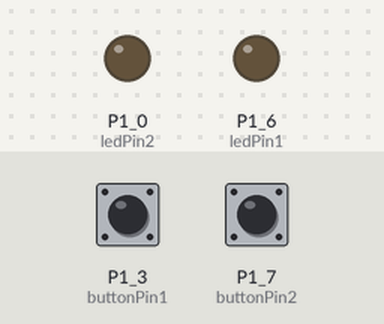
Recording of a sketch running on a simulated TI MSP430 LaunchPad. On the bench: output pins drawn as LEDs (lit = HIGH). The test bench sets the inputs (shaded band); at power-on: P1_3 (buttonPin1) HIGH, P1_7 (buttonPin2) HIGH. What the sketch prints to the serial monitor is not drawn.

Above: at 1.2 s.
1.3 s: P1_3 (buttonPin1) pulled LOW for 0.15 s
At 2.0 s:
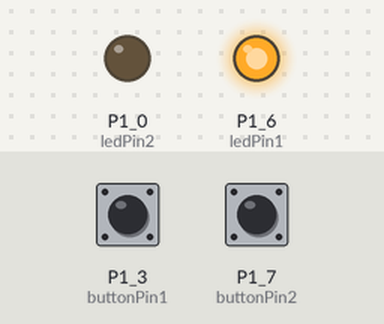
4.4 s: P1_7 (buttonPin2) pulled LOW for 0.15 s
At 5.5 s:
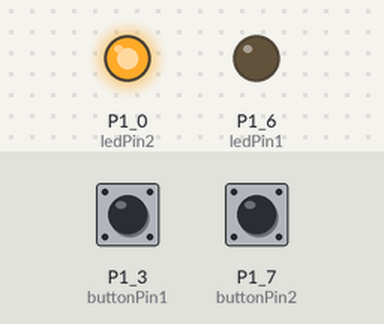
7.5 s: P1_7 (buttonPin2) pulled LOW for 1 s
At 10.6 s:
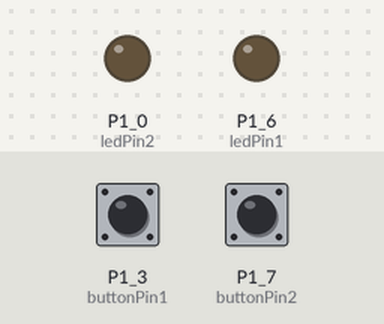
11.0 s: P1_7 (buttonPin2) pulled LOW for 3.2 s
At 11.7 s:
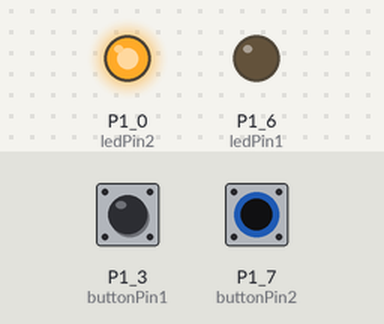
Timing chart, 0 to 16.5 s (numbered marks = the images above; inputs shaded):
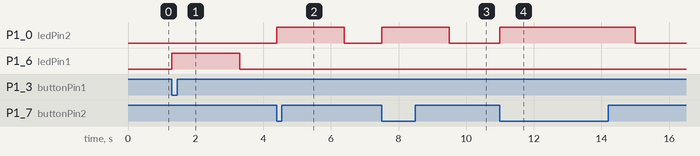

The sketch:

Button_TEST_FAULT.ino
```cpp
const int buttonPin1 = PUSH2;     // the number of the pushbutton pin
const int buttonPin2 = P1_7;     // the number of the pushbutton pin
const int ledPin1 =  GREEN_LED;      // the number of the LED pin
const int ledPin2 =  RED_LED;      // the number of the LED pin

// variables will change:
int buttonState1 = 0;         // variable for reading the pushbutton status
int buttonState2 = 0;         // variable for reading the pushbutton status

void setup() {
  // initialize the LED pin as an output:
  pinMode(ledPin1, OUTPUT);
pinMode(ledPin2, OUTPUT);
  // initialize the pushbutton pin as an input:
  pinMode(buttonPin1, INPUT_PULLUP);
    pinMode(buttonPin2, INPUT_PULLUP);
 Serial.begin(9600);
}

void loop(){
  // read the state of the pushbutton value:
  buttonState1 = digitalRead(buttonPin1);
buttonState2 = digitalRead(buttonPin2);
  // check if the pushbutton is pressed.
  // if it is, the buttonState is HIGH:
  if (buttonState1 == LOW) {
    // turn LED on:
    digitalWrite(ledPin1, HIGH);
    digitalWrite(ledPin2, LOW);
     Serial.println("\n");
     Serial.println("button1 =\n");
     delay(500);
     Serial.println("\n");
   Serial.print(buttonState1);
 delay(500);
 Serial.println("\n");
  Serial.println("\nbutton2 =");
     delay(500);
     Serial.println("\n");
   Serial.print(buttonState2);
   delay(500);
  }
  else if (buttonState2 == LOW){
    // turn LED off:
    digitalWrite(ledPin1, LOW);
    digitalWrite(ledPin2, HIGH);
     Serial.println("\n");
     Serial.println("button2 =\n");
     delay(500);
   Serial.print(buttonState2);
   delay(500);
    Serial.println("button1 =\n");
     delay(500);
   Serial.print(buttonState1);
 delay(500);
  }
  else {
    // turn LED off:
    digitalWrite(ledPin1, LOW);
    digitalWrite(ledPin2, LOW);
  }
}
```

Measured:
- after the input at 1.3 s, P1_6 (ledPin1): LOW → HIGH at once, → LOW 2.0 s later
- after the input at 4.4 s, P1_0 (ledPin2): LOW → HIGH at once, → LOW 2.0 s later
- after the input at 7.5 s, P1_0 (ledPin2): LOW → HIGH at once, → LOW 2.0 s later
- after the input at 11.0 s, P1_0 (ledPin2): LOW → HIGH at once, → LOW 4.0 s later
